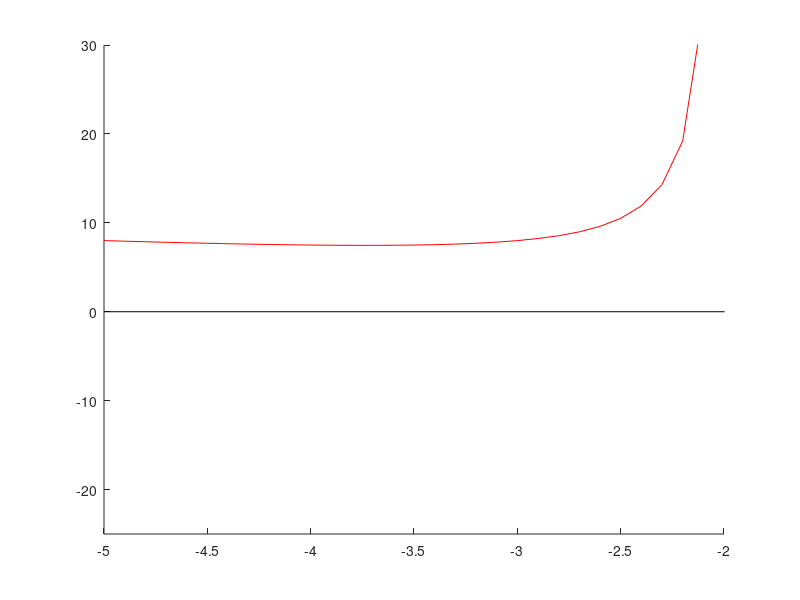

This figure's MATLAB source:

clear all;
close all;
figure(1);
hold on;
% % Define values for x
x=-5:0.1:5;
% % Define values of function
y=(1-x.^2)./(2+x);
% Plot the graph in red
plot(x,y,'r')
axis([-5 -2 -25 30]);
% Plot coordinate axes in black
plot([-5 5],[0 0],'k');
plot([0 0],[-25 30],'k');
% %plot the vertical asymptote in green
% plot([-2 -2],[-25 30],'g');
% title('Graph of function');
% xlabel('horizontal axis');
% ylabel('y');
